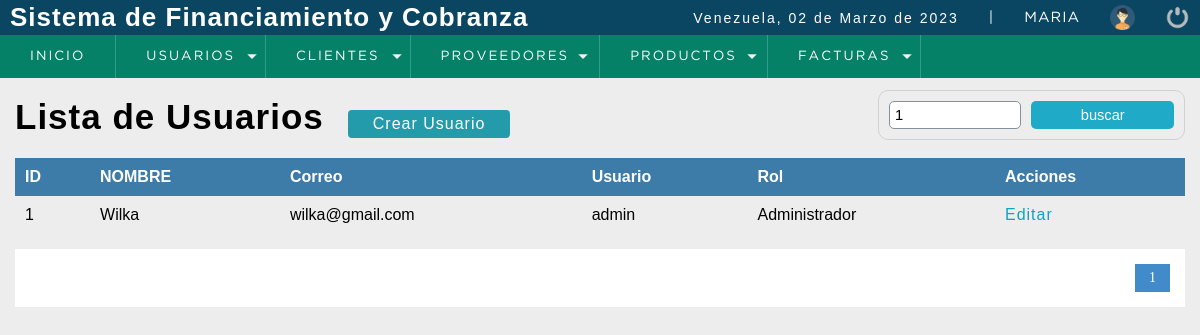
Page /sistema/buscar_usuario.php?busqueda=1 (signed in) on the committed database.
### tables this page shows
CREATE TABLE `usuario` (
  `idusuario` int(11) NOT NULL,
  `nombre` varchar(50) DEFAULT NULL,
  `correo` varchar(100) DEFAULT NULL,
  `usuario` varchar(15) DEFAULT NULL,
  `clave` varchar(100) DEFAULT NULL,
  `rol` int(11) DEFAULT NULL,
  `estatus` int(11) NOT NULL DEFAULT '1'
);

CREATE TABLE `rol` (
  `idrol` int(11) NOT NULL,
  `rol` varchar(20) DEFAULT NULL
);

### sistema/buscar_usuario.php (the view, shortened to what this page needs)
<?php
	include "../conexion.php";
?>
<!DOCTYPE html>
<html lang="es">
<head>
	<?php include "includes/scripts.php" ?>
</head>
<body>
	<?php include "includes/header.php"; ?>
	<section id="container">
		<?php
		$busqueda = strtolower($_REQUEST['busqueda']);
		 ?>
		<h1>Lista de Usuarios</h1>
		<a href="registro_usuario.php" class="btn_new">Crear Usuario</a>
		<form action="buscar_usuario.php" method="get" class="form_search ">
			<input type="text" name="busqueda" id="busqueda" placeholder="Buscar" value="<?php echo $busqueda; ?>">
			<input type="submit" value="buscar" class="btn_search">
		</form>
		<table>
			<tr>
			<th>ID</th>
			<th>NOMBRE</th>
			<th>Correo</th>
			<th>Usuario</th>
			<th>Rol</th>
			<th>Acciones</th>
			</tr>
<?php
		$rol = '';
		$sql_registe = mysqli_query($conection, "SELECT COUNT(*) as total_registro 										 FROM usuario
												 WHERE (
													idusuario LIKE '%$busqueda%' OR
													nombre    LIKE '%$busqueda%' OR
													correo    LIKE '%$busqueda%' OR
													usuario   LIKE '%$busqueda%'
													$rol )
													AND estatus = 1");
		$result_register = mysqli_fetch_array($sql_registe);
		$total_registro = $result_register['total_registro'];
		$por_pagina = 5;
		if (empty($_GET['pagina'])) {
			$pagina = 1;
		}else{
			$pagina = $_GET['pagina'];
		}
		$desde = ($pagina-1) * $por_pagina;
		$total_paginas = ceil($total_registro / $por_pagina);
	$query = mysqli_query($conection,"SELECT u.idusuario, u.nombre, u.correo, u.usuario, r.rol FROM usuario u INNER JOIN rol r ON u.rol = r.idrol
		WHERE (
				u.idusuario LIKE '%$busqueda%' OR
				u.nombre    LIKE '%$busqueda%' OR
				u.correo    LIKE '%$busqueda%' OR
				u.usuario   LIKE '%$busqueda%' OR
				r.rol LIKE '%$busqueda%')
				AND estatus = 1 ORDER BY u.idusuario ASC LIMIT $desde,$por_pagina");
	$result = mysqli_num_rows($query);
	if ($result > 0) {
		while ($data = mysqli_fetch_array($query)) {
			?>
			<tr>
				<td><?php echo $data['idusuario']; ?></td>
				<td><?php echo $data['nombre']; ?></td>
				<td><?php echo $data['correo']; ?></td>
				<td><?php echo $data['usuario']; ?></td>
				<td><?php echo $data['rol']; ?></td>
				<td>
					<a class="link_edit" href="editar_usuario.php?id=<?php echo $data['idusuario'];?>">Editar</a>
				</td>
			</tr>
<?php
		}
	}
?>
		</table>
		<div class="paginador">
			<ul>
				<?php
				for ($i=1; $i <= $total_paginas; $i++) {
				if ($i == $pagina) {
					echo '<li class="pageSeleted">'.$i.'</li>';
				}else{
					echo '<li><a href="?pagina='.$i.'">'.$i.'</a></li>';
				}
					}
				 ?>
			</ul>
		</div>
	</section>
</body>
</html>

### sistema/css/style.css (style rules this page uses)
* { margin: 0; padding: 0; box-sizing: border-box; }
body { background: #ededed; }
h1, h2, h3, h4, h5, h6 { font-family: 'arial'; font-weight: bold; letter-spacing: 1px; }
h1 { font-size: 26px; }
a { text-decoration: none; font-family: arial; letter-spacing: 1px; }
#container { padding: 90px 15px 15px; }

### sistema/css/form.css (style rules this page uses)
form { background: #fff; margin: auto; padding: 20px 50px; border: 1px solid #d1d1d1; }
input,select { display: block; width: 100%; font-size: 11pt; padding: 5px; border: 1px solid #85929e; border-radius: 5px; }

### sistema/css/lista_usuarios.css (style rules this page uses)
#container h1 { font-size: 35px; display: inline-block; }
.btn_new { display: inline-block; background: #239baa; color: #fff; padding: 5px 25px; border-radius: 4px; margin: 20px; }
table { border-collapse: collapse; font-size: 12pt; font-family: 'Arial'; width: 100%; }
table th { text-align: left; padding: 10px; background: #3d7ba8; color: #fff; }
table tr:nth-child(odd) { background: #fff; }
table td { padding: 10px; }
.link_edit { color: #0ca4c3; }

### sistema/css/paginador.css (style rules this page uses)
.paginador ul { padding: 15px; list-style: none; background: #fff; margin-top: 15px; display: flex; justify-content: flex-end; }
.paginador a, .pageSeleted { color: #428bca; border: 1px solid #ddd; padding: 5px; display: inline-block; font-size: 14px; text-align: center; width: 35px; }
.pageSeleted { color: #fff; background: #428bca; border: 1px solid #428bca; }

### sistema/css/buscador.css (style rules this page uses)
.form_search { display: flex; float: right; background: initial; padding: 10px; border-radius: 10px; }
.form_search .btn_search { background: #1faac8; color: #fff; padding: 0 15px; border: 0; cursor: pointer; margin-left: 10px; }

### rows in the picture
usuario: idusuario "1", nombre "Wilka", correo "wilka@gmail.com", usuario "admin", rol.rol "Administrador"

### other values in the picture
fechaC() "02 de Marzo de 2023"
$_SESSION['nombre'] "MARIA"
